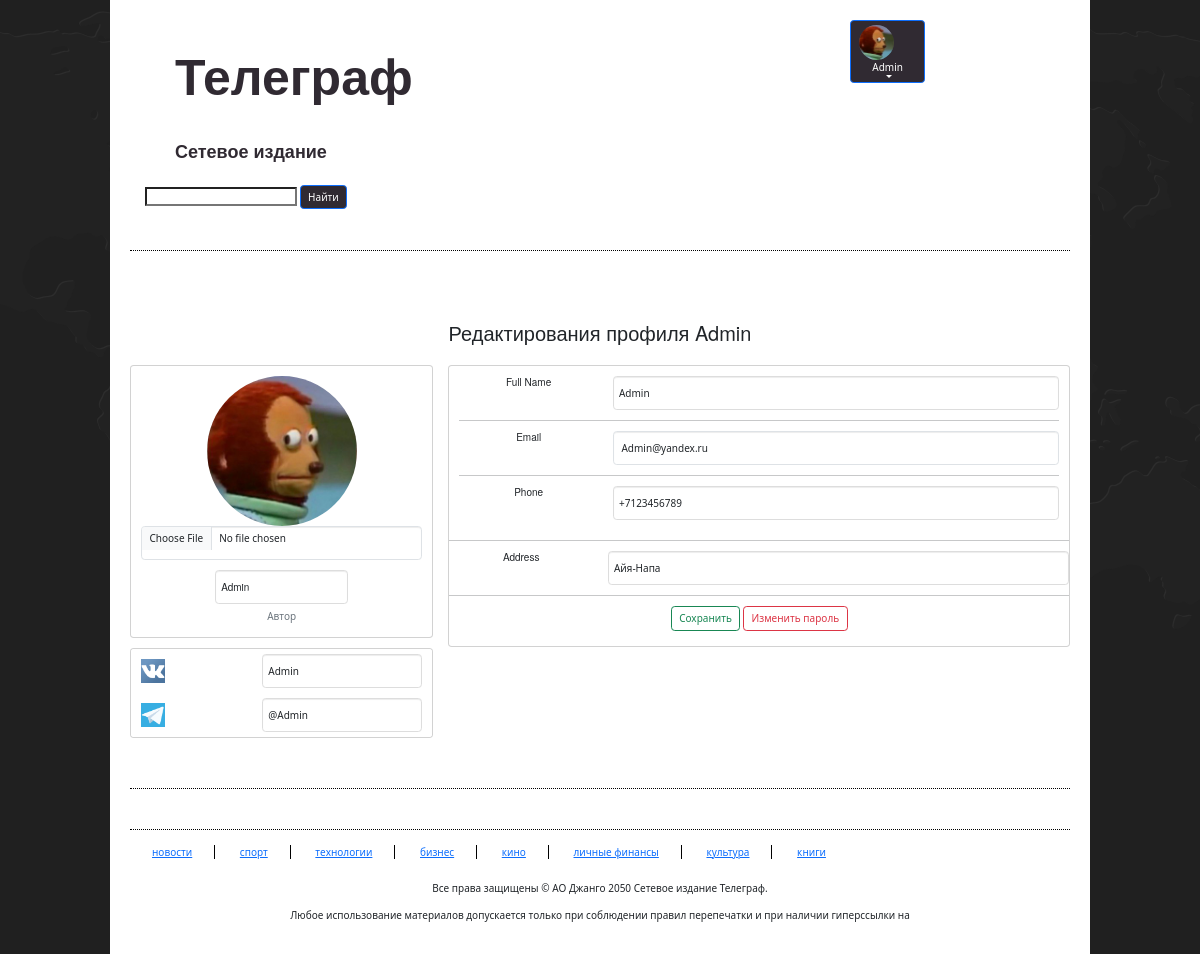
The page /users/profile/update (signed in) on the database its author committed.
### users/models.py (models this page shows, shortened)
class Account(models.Model):
    gender_choices=(('M', 'Male'),
                    ('F', 'Female'),
                    ('N/A', 'No answers'))
    user = models.OneToOneField(User,on_delete=models.CASCADE,
                                primary_key=True)
    nickname = models.CharField(max_length=100)
    birthday = models.DateField(null=True)
    gender = models.CharField(choices=gender_choices,max_length=25,null=True)
    account_image = models.ImageField(default='default.jpg',
                                      upload_to='account_images')
    address = models.CharField(max_length=100,null=True)
    vk = models.CharField(max_length=100,null=True)
    telegram = models.CharField(max_length=100,null=True)
    phone = models.CharField(max_length=20,null=True)
    class Meta:
        ordering = ['user']
        verbose_name = 'Профиль'
        verbose_name_plural = 'Профили'

### users/views.py (the view)
# urls.py: path('profile/update', views.profile_update, name='profile_update'),
def profile_update(request):
    user = request.user
    account = Account.objects.get(user=user)
    if request.method == "POST":
        user_form = UserUpdateForm(request.POST, instance=user)
        account_form = AccountUpdateForm(request.POST, request.FILES, instance=account)
        if user_form.is_valid() and account_form.is_valid():
            user_form.save()
            account_form.save()
            messages.success(request,"Профиль успешно обновлен")
            return redirect('profile')
    else:
        context = {'account_form':AccountUpdateForm(instance=account),
                   'user_form':UserUpdateForm(instance=user)}
    return render(request,'users/edit_profile.html',context)

### users/forms.py
class AccountUpdateForm(forms.ModelForm):
    class Meta:
        model = Account
        fields = ['phone', 'address','vk','telegram', 'account_image']
        widgets = {'phone': TextInput({'class': 'textinput form-control',
                                       'placeholder': 'phone number'}),
                   'address': TextInput({'class': 'textinput form-control',
                                         'placeholder': 'address'}),
                   'vk': TextInput({'class': 'textinput form-control',
                                      'placeholder': 'vk'}),
                   'telegram': TextInput({'class': 'textinput form-control',
                                       'placeholder': 'telegram'}),
                   'account_image': FileInput({'class': 'form-control',
                                       'placeholder': 'image'})
                   }

class UserUpdateForm(UserChangeForm):
    class Meta:
        model = User
        fields = ['username', 'email', 'first_name', 'last_name']
        widgets = {'username': TextInput({'class': 'textinput form-control',
                                          'placeholder': 'username'}),
                   'email': EmailInput({'class': 'textinput form-control',
                                        'placeholder': 'email'}),
                   'first_name': TextInput({'class': 'textinput form-control',
                                            'placeholder': 'First name'}),
                   'last_name': TextInput({'class': 'textinput form-control',
                                           'placeholder': 'Last name'}),
                   }

### users/templates/users/edit_profile.html (shortened to what this page needs)
{% extends 'magazine/homebase.html' %}
{% load static %}
{% load bootstrap5 %}
{% load crispy_forms_tags %}
{% block body %}
  <div class="center">
<div class="row">
    <div class="text-center" style="margin-top:30px;">
        <h2>Редактирования профиля {{ request.user.username }}</h2>
        <br>
        <form method="post" enctype="multipart/form-data">
        <div class="row gutters-sm">
            <div class="col-md-4 mb-3">
                <div class="card">
                    <div class="card-body">
                        <div class="d-flex flex-column align-items-center text-center">
                            <img src="{{ request.user.account.account_image.url }}" alt="{{ request.user.username }}"
                                 class="rounded-circle" width="150">
                            {{ account_form.account_image }}
                            <div class="mt-3">
                                <h4> {{ user_form.username }}</h4>
                                <p class="text-secondary mb-1"> {% if request.user.is_staff %} Автор {% endif %}</p>
                            </div>
                        </div>
                    </div>
                </div>
                <div class="card mt-3">
                    <ul class="list-group list-group-flush">
                        <li class="list-group-item d-flex justify-content-between align-items-center flex-wrap">
                            <h6 class="mb-0">
                                <img src="{% static 'magazine/images/vk.png' %}" style="height:24px; width:auto;">
                            </h6>
                            <span class="text-secondary"> {{ account_form.vk }}</span>
                        </li>
                        <li class="list-group-item d-flex justify-content-between align-items-center flex-wrap">
                            <h6 class="mb-0">
                                <img src="{% static 'magazine/images/tg.png' %}" style="height:24px; width:auto;">
                            </h6>
                            <span class="text-secondary">{{ account_form.telegram }}</span>
                        </li>
                    </ul>
                </div>
            </div>
            <div class="col-md-8">
                <div class="card mb-3">
                    <div class="card-body">
                        <div class="row">
                            <div class="col-sm-3">
                                <h6 class="mb-0">Full Name</h6>
                            </div>
                            <div class="col-sm-9 text-secondary">
                                {{ user_form.username }}
                            </div>
                        </div>
                        <hr>
                        <div class="row">
                            <div class="col-sm-3">
                                <h6 class="mb-0">Email</h6>
                            </div>
                            <div class="col-sm-9 text-secondary">
                                {{ user_form.email }}
                            </div>
                        </div>
                        <hr>
                        <div class="row">
                            <div class="col-sm-3">
                                <h6 class="mb-0">Phone</h6>
                            </div>
                            <div class="col-sm-9 text-secondary">
                                {{ account_form.phone }}
                            </div>
                        </div>
                    </div>
                    <hr>
                    <div class="row">
                        <div class="col-sm-3">
                            <h6 class="mb-0">Address</h6>
                        </div>
                        <div class="col-sm-9 text-secondary">
                                {{ account_form.address }}
                        </div>
                    </div>
                    <hr>
                    <div class="text-center">
                        <button class="btn btn-outline-success" style="margin-bottom:15px;"
                           href="{% url 'profile' %}"> Сохранить </button>
                        <a class="btn btn-outline-danger" style="margin-bottom:15px;"
                           href="{% url 'password' %}"> Изменить пароль </a>
                    </div>
                </div>
            </div>
        </div>
        </form>
    </div>
</div>
  </div>
{% endblock %}

### magazine/templates/magazine/header.html (shortened to what this page needs)
{% load static %}
{% load bootstrap5 %}
{% bootstrap_css %}
<link rel="stylesheet" href="https://ajax.googleapis.com/ajax/libs/jqueryui/1.11.4/themes/smoothness/jquery-ui.css">
  <div class="center">
      <div class="header_area">
          <div class="col-md-9">
              <div class="main_title">
                  <a href="/magazine/" class="d-flex align-items-center mb-3 mb-md-0 me-md-auto text-decoration-none" style="font-size: 50px; height:50px;color:#302a32;>
            <span class="fs-5 d-none d-lg-block responsive-title"">Телеграф</span>
            </a>
              </div>
              <div class="main_subtitle" style="font-size: 18px; height:80px;color:#302a32;>
                  <span style="margin-top: 100px;">Сетевое издание</span>
              </div>
           <div class="search">
                      <input id="search_input"></input>
                      <button class="btn btn-primary" style="background:#302a32;"> Найти</button>
                  </div>
              </div>
          {% if request.user.id %}
          <div class="col-md-3">
              <div class="main_menu_area floatleft" style="height:230px; background:#FFFFFF">
                  <ul id="nav">
                      <li><button class="btn btn-primary dropdown-toggle col-11" type="button" id="dropdownMenuButton1" data-bs-toggle="dropdown" aria-expanded="false" style="background:#302a32;">
                          <img src="{{ request.user.account.account_image.url }}" alt="" width="35px;" height="25px;" class="rounded-circle me-5">
                          <div class="d-none d-lg-block "> {{ request.user.username }} </div>
                          </button>
                      </li>
                  </ul>
                  </div>
          </div>
          {% endif %}
          <br>
      </div>
</div>

### magazine/static/magazine/css/style.css (style rules this page uses)
* { margin:0; padding:0 }
.main_title { font-family:arial; font-weight:bold; font-size:50px; padding: 1px 30px; padding-top:5% }
.main_subtitle { font-family:arial; font-weight:bold; font-size:25px; padding: 1px 30px; padding-top:5% }
body { font-family:Arial; font-size:12px; line-height:13px; background:url("images/site_bg.png") top center no-repeat fixed #000000 }
a { color:#000; text-decoration:none }
input[type=text], input[type=password], textarea { border:1px solid #ddd; padding:5px }
input[type=submit] h1, h2, h4, h5, h6 { font-weight:normal; margin:0 0 15px }
h2 { font-size:25px; line-height:30px }
img { max-width:100%; height:auto }
.floatleft { float:left }
.center { width:980px; display:block; margin:0 auto; padding:20px; background:#fff; transition:all 1.3s ease 0s; -moz-transition:all 1.3s ease 0s; -webkit-transition:all 1.3s ease 0s; -o-transition:all 1.3s ease 0s; -ms-transition:all 1.3s ease 0s }
div { overflow:hidden }
#nav { display:block }
.header_area { border-bottom:1px dotted #000; }
.main_menu_area { overflow:visible; background:#302a32; min-height:50px }
.main_menu_area ul { margin:0; padding:0; list-style:none }
.main_menu_area ul li { float:left; position:relative }

### rows shown on the page
Account: vk "Admin", telegram "@Admin", phone "+7123456789", address "Айя-Напа"

### other values the page prints
{{ request.user.username }} "Admin"
